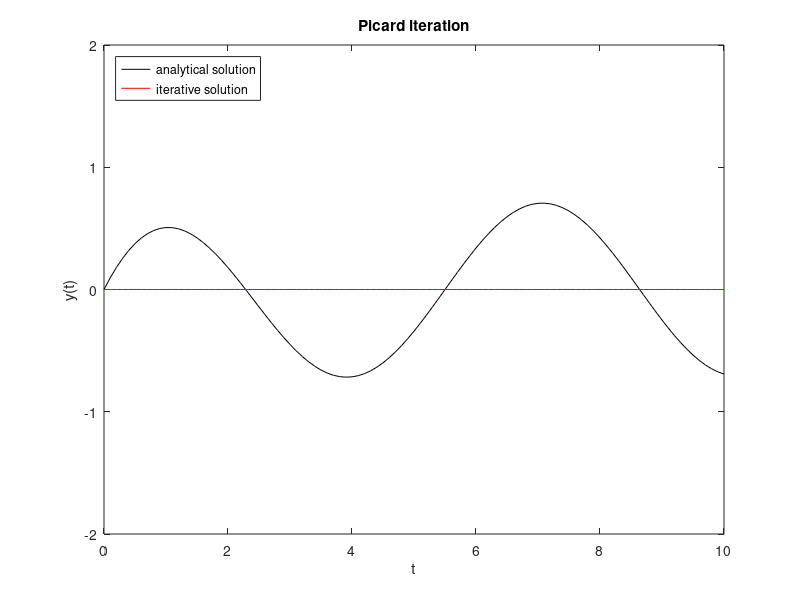

MATLAB code for this plot: (Note: this script raises an error after producing the figure.)
% Script performs and visualizes the Picard iteration for the ode y'=f(t,y)
% with y(t_0) = y_0. [by Lukas Holbach]
clear, close all;

%% analytical parameters
f = @(t,y) -y + cos(t);                    % rhs of ode
Y = @(t) 0.5*(sin(t) + cos(t) - exp(-t));  % analytical solution of ode
y_0 = 0;                                   % y(t_0)
t_0 = 0;                                   % simulation on interval [t_0, T]
T = 10;

%% numerical parameters
N = 101;                        % no. of nodes
t = linspace(t_0,T,N);          % time grid
tol = 1e-3;                     % tolerance for rel. error in Picard iteration
iter = 1;                       % iteration counter
maxIter = 50;                   % max. no. of Picard iterations
y = y_0*ones(1,N);              % first (or zeroth) iterate
n_0 = norm(Y(t));               % to normalize the error
relErr = zeros(maxIter,1);      % to save rel. errors in each iteration
relErr(1) = norm(Y(t)-y)/n_0;   % first (or zeroth) rel. error

% plot analytical and first iterative solution
plot(t,Y(t),'k');
axis([0 10 -2 2])
hold on
h1 = plot(t,y,'r');
legend('analytical solution', 'iterative solution', 'Location', 'northwest')
xlabel('t')
ylabel('y(t)')
title('Picard iteration')
pause(0.5)

%% Picard iteration 
% until the error is sufficiently small or max. no. of iterations is
% reached

while relErr(iter) > tol && iter <= maxIter    
    % perform Picard iteration
    y = picIter(t, y, f, y_0);
    
    % save relative error
    iter = iter + 1;
    relErr(iter) = norm(Y(t)-y)/n_0;
    
    % plot iterative solution
    set(h1,'YData',y);
    pause(0.3)
end

% plot relative error
figure(2)
semilogy(0:iter-1,relErr(1:iter));
xlabel('iteration no.')
ylabel('rel. error')
title('relative error of Picard iteration')
